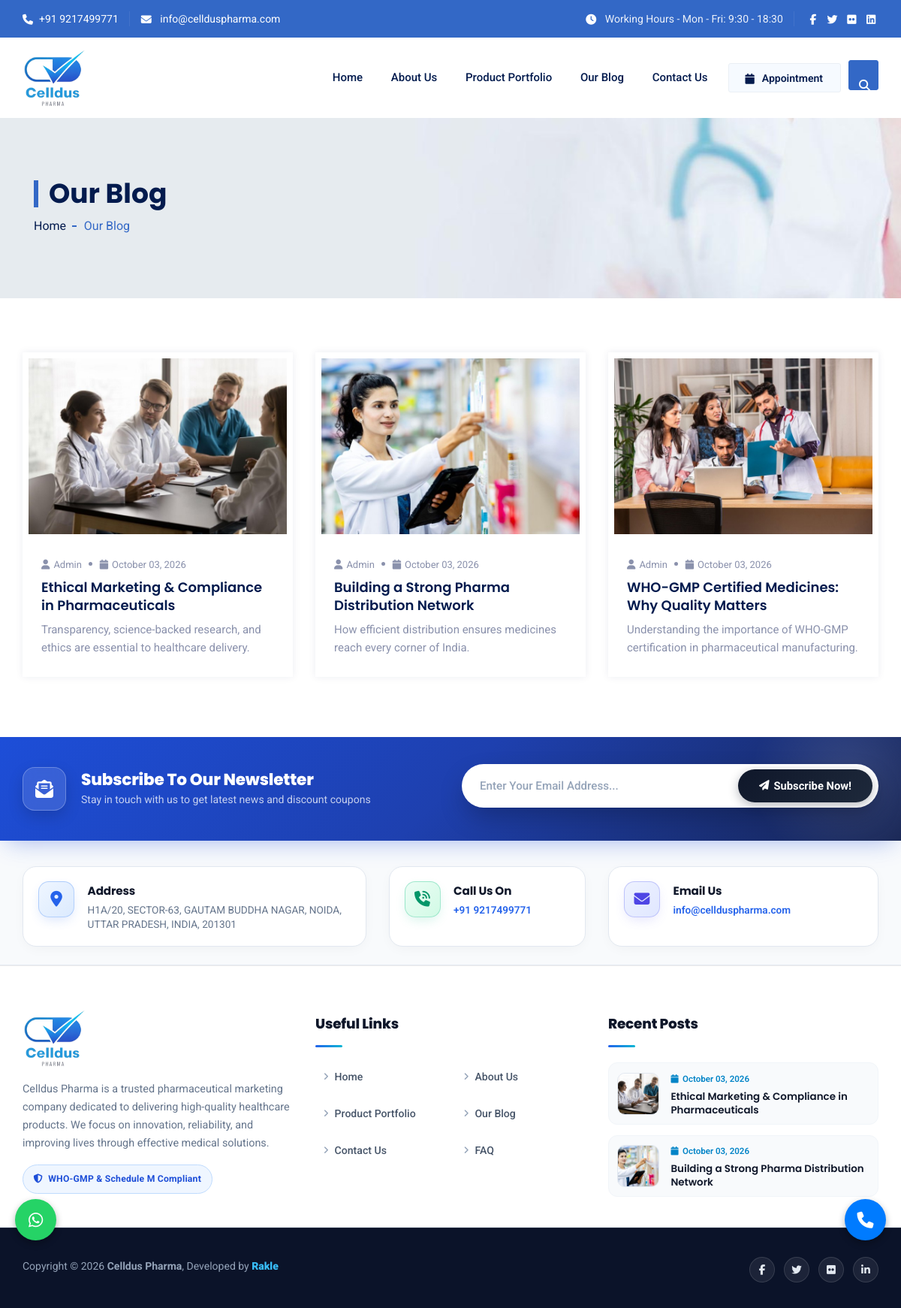
/our_blog/, run on the app's committed database.
### main/models.py (models this page shows, shortened)
class Blog(models.Model):
    title = models.CharField(max_length=255)
    desc = models.TextField(help_text="Short excerpt")
    image = models.CharField(max_length=255, default='images/blog/blog-one-740x504.jpg')
    author = models.CharField(max_length=100, default='Admin')
    body = models.TextField(help_text="Full blog content (paragraphs separated by newline)")
    key_points = models.TextField(blank=True, help_text="Key takeaways (one per line)")
    created_at = models.DateTimeField(auto_now_add=True)
    class Meta:
        ordering = ['-created_at']
    @property
    def date(self):
        return self.created_at.strftime("%B %d, %Y")
    @property
    def content(self):
        return [p.strip() for p in (self.body or '').split('\n') if p.strip()]

### main/views.py (the view)
# urls.py: path('our_blog/', our_blog, name='our_blog'),
def our_blog(request):
    return render(request, 'our_blog.html', {
        "blogs": Blog.objects.all().order_by("-created_at")
    })

### main/context_processors.py (called while the page is built)
def footer_blogs(request):
    return {"footer_blogs": Blog.objects.all().order_by('-created_at')[:2]}

### templates/our_blog.html
{% extends 'base.html' %}
{% load static %}
{% block content %}
<div class="ttm-page-title-row">
    <div class="ttm-page-title-row-inner">
        <div class="container">
            <div class="row align-items-center">
                <div class="col-lg-12">
                    <div class="page-title-heading">
                        <h2 class="title">Our Blog</h2>
                    </div>
                    <div class="breadcrumb-wrapper">
                        <span>
                            <a title="Homepage" href="{% url 'home' %}">Home</a>
                        </span>
                        <span>Our Blog</span>
                    </div>
                </div>
            </div>
        </div>
    </div>
</div>
<div class="site-main">
    <section class="ttm-row grid-section clearfix">
        <div class="container">
            <div class="row multi-columns-row ttm-boxes-spacing-15px">
                {% for blog in blogs %}
<div class="ttm-box-col-wrapper col-lg-4 col-md-6 col-sm-6">
    <div class="featured-imagebox featured-imagebox-post">
        <div class="ttm-post-thumbnail featured-thumbnail">
            <img class="img-fluid" src="{% static blog.image %}" alt="image">
        </div>
        <div class="featured-content featured-content-post">
            <div class="post-meta">
                <span class="ttm-meta-line">
                    <i class="fa fa-user"></i>{{ blog.author }}
                </span>
                <span class="ttm-meta-line">
                    <i class="fa fa-calendar"></i>{{ blog.date }}
                </span>
            </div>
            <div class="post-title featured-title">
                <h5>
                    <a href="{% url 'blog_details' blog.id %}">
                        {{ blog.title }}
                    </a>
                </h5>
            </div>
            <div class="post-desc featured-desc">
                <p>{{ blog.desc }}</p>
            </div>
        </div>
    </div>
</div>
{% endfor %}
            </div>
        </div>
    </section>
</div>
{% endblock %}

### templates/footer.html (shortened to what this page needs)
{% load static %}
<footer class="footer widget-footer clearfix">
    <div class="first-footer celldus-first-footer ttm-bgcolor-skincolor">
        <div class="container">
            <div class="row align-items-center">
                <div class="col-xs-12 col-sm-12 col-md-12 col-lg-6 widget-area">
                    <div class="newsletter-left-wrap">
                        <div class="newsletter-icon-badge">
                            <i class="fa-solid fa-envelope-open-text"></i>
                        </div>
                        <div>
                            <h5 class="newsletter-title">Subscribe To Our Newsletter</h5>
                            <p class="newsletter-subtitle">Stay in touch with us to get latest news and discount coupons</p>
                        </div>
                    </div>
                </div>
                <div class="col-xs-12 col-sm-12 col-md-12 col-lg-6 widget-area">
                    <form id="subscribe-form" method="POST" action="{% url 'subscribe' %}">
                        <div class="premium-subscribe-bar" id="subscribe-content">
                            <input type="email" name="email" placeholder="Enter Your Email Address..." required>
                            <button class="premium-subscribe-btn" type="submit">
                                <i class="fa-solid fa-paper-plane" style="font-size: 0.85rem;"></i>
                                <span>Subscribe Now!</span>
                            </button>
                        </div>
                    </form>
                </div>
            </div>
        </div>
    </div>
    <div class="second-footer celldus-second-footer">
        <div class="container">
            <div class="row">
                <div class="widget-area col-xs-12 col-sm-12 col-md-5 col-lg-5">
                    <div class="celldus-contact-card">
                        <div class="contact-card-icon icon-address">
                            <i class="fa-solid fa-location-dot"></i>
                        </div>
                        <div class="contact-card-body">
                            <h5 class="contact-card-title">Address</h5>
                            <p class="contact-card-desc">
                                H1A/20, SECTOR-63, GAUTAM BUDDHA NAGAR, NOIDA, UTTAR PRADESH, INDIA, 201301
                            </p>
                        </div>
                    </div>
                </div>
                <div class="widget-area col-xs-12 col-sm-12 col-md-3 col-lg-3">
                    <div class="celldus-contact-card">
                        <div class="contact-card-icon icon-phone">
                            <i class="fa-solid fa-phone-volume"></i>
                        </div>
                        <div class="contact-card-body">
                            <h5 class="contact-card-title">Call Us On</h5>
                            <p class="contact-card-desc">
                                <a href="tel:+919217499771">+91 9217499771</a>
                            </p>
                        </div>
                    </div>
                </div>
                <div class="widget-area col-xs-12 col-sm-12 col-md-4 col-lg-4">
                    <div class="celldus-contact-card">
                        <div class="contact-card-icon icon-email">
                            <i class="fa-solid fa-envelope"></i>
                        </div>
                        <div class="contact-card-body">
                            <h5 class="contact-card-title">Email Us</h5>
                            <p class="contact-card-desc">
                                <a href="mailto:info@cellduspharma.com">info@cellduspharma.com</a>
                            </p>
                        </div>
                    </div>
                </div>
            </div>
        </div>
    </div>
    <div class="third-footer celldus-third-footer">
        <div class="container">
            <div class="row">
                <div class="col-xs-12 col-sm-12 col-md-12 col-lg-4 widget-area">
                    <div class="widget widget_text clearfix">
                        <div class="footer-logo">
                            <img id="footer-logo-img" class="img-fluid" src="{% static 'images/footer-logo.png' %}"
                                alt="Celldus Pharma">
                        </div>
                        <div class="textwidget widget-text">
                            <p class="footer-company-desc mb-0">Celldus Pharma is a trusted pharmaceutical marketing company dedicated to
                                delivering high-quality healthcare products. We focus on innovation, reliability, and
                                improving lives through effective medical solutions.
                            </p>
                            <div class="footer-trust-badge">
                                <i class="fa-solid fa-shield-halved"></i> WHO-GMP &amp; Schedule M Compliant
                            </div>
                        </div>
                    </div>
                </div>
                <div class="col-xs-12 col-sm-6 col-md-6 col-lg-4 widget-area">
                    <div class="widget widget_nav_menu clearfix">
                        <h3 class="celldus-footer-title">Useful Links</h3>
                        <ul class="footer-links-grid">
                            <li><a class="footer-link-item" href="{% url 'home' %}"><i class="fa fa-angle-right"></i> <span>Home</span></a></li>
                            <li><a class="footer-link-item" href="{% url 'about_us' %}"><i class="fa fa-angle-right"></i> <span>About Us</span></a></li>
                            <li><a class="footer-link-item" href="{% url 'product' %}"><i class="fa fa-angle-right"></i> <span>Product Portfolio</span></a></li>
                            <li><a class="footer-link-item" href="{% url 'our_blog' %}"><i class="fa fa-angle-right"></i> <span>Our Blog</span></a></li>
                            <li><a class="footer-link-item" href="{% url 'contact' %}"><i class="fa fa-angle-right"></i> <span>Contact Us</span></a></li>
                            <li><a class="footer-link-item" href="{% url 'faq' %}"><i class="fa fa-angle-right"></i> <span>FAQ</span></a></li>
                        </ul>
                    </div>
                </div>
                <div class="col-xs-12 col-sm-6 col-md-6 col-lg-4 widget-area">
                    <div class="widget style2 widget-out-link clearfix">
                        <h3 class="celldus-footer-title">Recent Posts</h3>
                        <ul class="footer-recent-posts">
                            {% for blog in footer_blogs %}
                            <li>
                                <a class="footer-post-card" href="{% url 'blog_details' blog.id %}">
                                    <img class="footer-post-thumb" src="{% static blog.image %}" alt="{{ blog.title }}">
                                    <div class="footer-post-info">
                                        <span class="footer-post-date"><i class="fa fa-calendar"></i> {{ blog.date }}</span>
                                        <h4 class="footer-post-title">{{ blog.title }}</h4>
                                    </div>
                                </a>
                            </li>
                            {% endfor %}
                        </ul>
                    </div>
                </div>
            </div>
        </div>
    </div>
    <div class="bottom-footer-text">
        <div class="container">
            <div class="row copyright">
                <div class="col-sm-9">
                    <span>Copyright © 2026 <b>Celldus Pharma</b>, Developed by <a
                            href="https://rakle.in/"><b>Rakle</b></a></span>
                </div>
                <div class="col-sm-3">
                    <div class="d-flex flex-row align-items-center justify-content-end social-icons">
                        <ul class="social-icons list-inline">
                            <li>
                                <a target="_blank" href="https://www.facebook.com/preyantechnosys19">
                                    <i class="fa-brands fa-facebook-f"></i>
                                </a>
                            </li>
                            <li>
                                <a target="_blank" href="https://twitter.com/PreyanTechnosys">
                                    <i class="fa-brands fa-twitter"></i>
                                </a>
                            </li>
                            <li>
                                <a target="_blank" href="#">
                                    <i class="fa-brands fa-flickr"></i>
                                </a>
                            </li>
                            <li>
                                <a target="_blank" href="https://www.linkedin.com/in/preyan-technosys-pvt-ltd/">
                                    <i class="fa-brands fa-linkedin-in"></i>
                                </a>
                            </li>
                        </ul>
                    </div>
                </div>
            </div>
        </div>
    </div>
</footer>
<div class="call-floating">
    <a href="tel:+919217499771" class="call-btn">
        <i class="fa fa-phone"></i>
    </a>
</div>
<div class="whatsapp-floating">
    <a href="https://wa.me/919217499771" target="_blank" class="whatsapp-btn">
        <i class="fa-brands fa-whatsapp"></i>
    </a>
</div>
</div>

### static/css/responsive.css (style rules this page uses)
@media only screen and (min-width: 1200px) { .container, .container-lg, .container-md, .container-sm, .container-xl { max-width: 1170px; } }

### data on the page
Blog: image (picture), author "Admin", date "October 03, 2026", title "Ethical Marketing & Compliance in Pharmaceuticals", desc "Transparency, science-backed research, and ethics are essential to healthcare delivery."
Blog: image (picture), author "Admin", date "October 03, 2026", title "Building a Strong Pharma Distribution Network", desc "How efficient distribution ensures medicines reach every corner of India."
Blog: image (picture), author "Admin", date "October 03, 2026", title "WHO-GMP Certified Medicines: Why Quality Matters", desc "Understanding the importance of WHO-GMP certification in pharmaceutical manufacturing."
